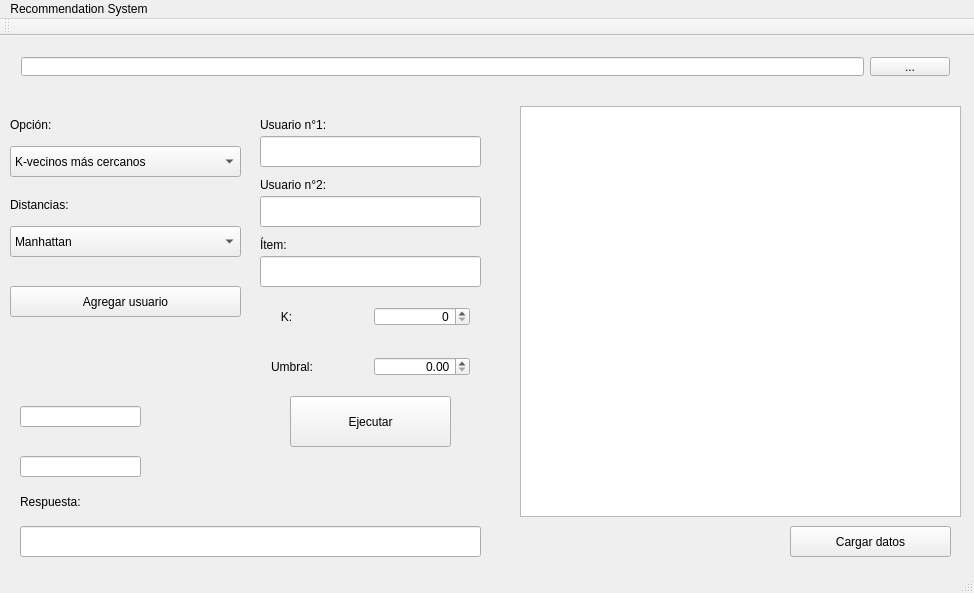
<?xml version="1.0" encoding="UTF-8"?>
<ui version="4.0">
 <class>MainWindow</class>
 <widget class="QMainWindow" name="MainWindow">
  <property name="geometry">
   <rect>
    <x>0</x>
    <y>0</y>
    <width>974</width>
    <height>593</height>
   </rect>
  </property>
  <property name="windowTitle">
   <string>MainWindow</string>
  </property>
  <property name="iconSize">
   <size>
    <width>28</width>
    <height>24</height>
   </size>
  </property>
  <widget class="QWidget" name="centralWidget">
   <widget class="QWidget" name="horizontalLayoutWidget">
    <property name="geometry">
     <rect>
      <x>10</x>
      <y>10</y>
      <width>951</width>
      <height>41</height>
     </rect>
    </property>
    <layout class="QHBoxLayout" name="horizontalLayout">
     <item>
      <widget class="QLineEdit" name="lineEdit">
       <property name="readOnly">
        <bool>true</bool>
       </property>
      </widget>
     </item>
     <item>
      <widget class="QPushButton" name="pushButton">
       <property name="text">
        <string>...</string>
       </property>
      </widget>
     </item>
    </layout>
   </widget>
   <widget class="QTableView" name="tableView">
    <property name="geometry">
     <rect>
      <x>520</x>
      <y>70</y>
      <width>441</width>
      <height>411</height>
     </rect>
    </property>
   </widget>
   <widget class="QComboBox" name="comboBox">
    <property name="geometry">
     <rect>
      <x>10</x>
      <y>110</y>
      <width>231</width>
      <height>31</height>
     </rect>
    </property>
    <item>
     <property name="text">
      <string>K-vecinos más cercanos</string>
     </property>
    </item>
    <item>
     <property name="text">
      <string>Recomendar películas</string>
     </property>
    </item>
    <item>
     <property name="text">
      <string>Hallar puntaje aprox.</string>
     </property>
    </item>
    <item>
     <property name="text">
      <string>Comparar dos usuarios</string>
     </property>
    </item>
   </widget>
   <widget class="QComboBox" name="comboBox_2">
    <property name="geometry">
     <rect>
      <x>10</x>
      <y>190</y>
      <width>231</width>
      <height>31</height>
     </rect>
    </property>
    <item>
     <property name="text">
      <string>Manhattan</string>
     </property>
    </item>
    <item>
     <property name="text">
      <string>Euclidean</string>
     </property>
    </item>
    <item>
     <property name="text">
      <string>Pearson</string>
     </property>
    </item>
    <item>
     <property name="text">
      <string>Similitud del Coseno</string>
     </property>
    </item>
   </widget>
   <widget class="QLineEdit" name="lineEdit_2">
    <property name="geometry">
     <rect>
      <x>260</x>
      <y>100</y>
      <width>221</width>
      <height>31</height>
     </rect>
    </property>
   </widget>
   <widget class="QLineEdit" name="lineEdit_3">
    <property name="geometry">
     <rect>
      <x>260</x>
      <y>160</y>
      <width>221</width>
      <height>31</height>
     </rect>
    </property>
   </widget>
   <widget class="QLineEdit" name="lineEdit_4">
    <property name="geometry">
     <rect>
      <x>260</x>
      <y>220</y>
      <width>221</width>
      <height>31</height>
     </rect>
    </property>
   </widget>
   <widget class="QPushButton" name="pushButton_2">
    <property name="geometry">
     <rect>
      <x>290</x>
      <y>360</y>
      <width>161</width>
      <height>51</height>
     </rect>
    </property>
    <property name="text">
     <string>Ejecutar</string>
    </property>
   </widget>
   <widget class="QLineEdit" name="lineEdit_5">
    <property name="geometry">
     <rect>
      <x>20</x>
      <y>490</y>
      <width>461</width>
      <height>31</height>
     </rect>
    </property>
    <property name="readOnly">
     <bool>true</bool>
    </property>
   </widget>
   <widget class="QLabel" name="label">
    <property name="geometry">
     <rect>
      <x>10</x>
      <y>80</y>
      <width>67</width>
      <height>17</height>
     </rect>
    </property>
    <property name="text">
     <string>Opción:</string>
    </property>
   </widget>
   <widget class="QLabel" name="label_2">
    <property name="geometry">
     <rect>
      <x>10</x>
      <y>160</y>
      <width>101</width>
      <height>17</height>
     </rect>
    </property>
    <property name="text">
     <string>Distancias:</string>
    </property>
   </widget>
   <widget class="QLabel" name="label_3">
    <property name="geometry">
     <rect>
      <x>260</x>
      <y>80</y>
      <width>101</width>
      <height>17</height>
     </rect>
    </property>
    <property name="text">
     <string>Usuario n°1:</string>
    </property>
   </widget>
   <widget class="QLabel" name="label_4">
    <property name="geometry">
     <rect>
      <x>260</x>
      <y>140</y>
      <width>101</width>
      <height>17</height>
     </rect>
    </property>
    <property name="text">
     <string>Usuario n°2:</string>
    </property>
   </widget>
   <widget class="QLabel" name="label_5">
    <property name="geometry">
     <rect>
      <x>260</x>
      <y>200</y>
      <width>171</width>
      <height>17</height>
     </rect>
    </property>
    <property name="text">
     <string>Ítem:</string>
    </property>
   </widget>
   <widget class="QLabel" name="label_7">
    <property name="geometry">
     <rect>
      <x>20</x>
      <y>450</y>
      <width>101</width>
      <height>31</height>
     </rect>
    </property>
    <property name="text">
     <string>Respuesta:</string>
    </property>
   </widget>
   <widget class="QWidget" name="layoutWidget">
    <property name="geometry">
     <rect>
      <x>260</x>
      <y>260</y>
      <width>221</width>
      <height>41</height>
     </rect>
    </property>
    <layout class="QHBoxLayout" name="horizontalLayout_2">
     <item>
      <widget class="QLabel" name="label_6">
       <property name="text">
        <string>   K:</string>
       </property>
      </widget>
     </item>
     <item>
      <widget class="QSpinBox" name="spinBox">
       <property name="maximumSize">
        <size>
         <width>16777215</width>
         <height>16777215</height>
        </size>
       </property>
       <property name="alignment">
        <set>Qt::AlignRight|Qt::AlignTrailing|Qt::AlignVCenter</set>
       </property>
       <property name="maximum">
        <number>10000</number>
       </property>
      </widget>
     </item>
    </layout>
   </widget>
   <widget class="QWidget" name="layoutWidget_2">
    <property name="geometry">
     <rect>
      <x>260</x>
      <y>310</y>
      <width>221</width>
      <height>41</height>
     </rect>
    </property>
    <layout class="QHBoxLayout" name="horizontalLayout_3">
     <item>
      <widget class="QLabel" name="label_9">
       <property name="text">
        <string>Umbral:</string>
       </property>
      </widget>
     </item>
     <item>
      <widget class="QDoubleSpinBox" name="doubleSpinBox">
       <property name="alignment">
        <set>Qt::AlignRight|Qt::AlignTrailing|Qt::AlignVCenter</set>
       </property>
      </widget>
     </item>
    </layout>
   </widget>
   <widget class="QLabel" name="label_8">
    <property name="geometry">
     <rect>
      <x>20</x>
      <y>350</y>
      <width>371</width>
      <height>17</height>
     </rect>
    </property>
    <property name="text">
     <string/>
    </property>
   </widget>
   <widget class="QLabel" name="label_10">
    <property name="geometry">
     <rect>
      <x>20</x>
      <y>400</y>
      <width>261</width>
      <height>17</height>
     </rect>
    </property>
    <property name="text">
     <string/>
    </property>
   </widget>
   <widget class="QLineEdit" name="lineEdit_6">
    <property name="geometry">
     <rect>
      <x>20</x>
      <y>370</y>
      <width>121</width>
      <height>21</height>
     </rect>
    </property>
    <property name="readOnly">
     <bool>true</bool>
    </property>
   </widget>
   <widget class="QLineEdit" name="lineEdit_7">
    <property name="geometry">
     <rect>
      <x>20</x>
      <y>420</y>
      <width>121</width>
      <height>21</height>
     </rect>
    </property>
    <property name="readOnly">
     <bool>true</bool>
    </property>
   </widget>
   <widget class="QPushButton" name="pushButton_3">
    <property name="geometry">
     <rect>
      <x>790</x>
      <y>490</y>
      <width>161</width>
      <height>31</height>
     </rect>
    </property>
    <property name="text">
     <string>Cargar datos</string>
    </property>
   </widget>
   <widget class="QPushButton" name="pushButton_4">
    <property name="geometry">
     <rect>
      <x>10</x>
      <y>250</y>
      <width>231</width>
      <height>31</height>
     </rect>
    </property>
    <property name="text">
     <string>Agregar usuario</string>
    </property>
   </widget>
  </widget>
  <widget class="QMenuBar" name="menuBar">
   <property name="geometry">
    <rect>
     <x>0</x>
     <y>0</y>
     <width>974</width>
     <height>22</height>
    </rect>
   </property>
   <widget class="QMenu" name="menuRecommendation_System">
    <property name="title">
     <string>Recommendation System</string>
    </property>
   </widget>
   <addaction name="menuRecommendation_System"/>
  </widget>
  <widget class="QToolBar" name="mainToolBar">
   <attribute name="toolBarArea">
    <enum>TopToolBarArea</enum>
   </attribute>
   <attribute name="toolBarBreak">
    <bool>false</bool>
   </attribute>
  </widget>
  <widget class="QStatusBar" name="statusBar"/>
 </widget>
 <layoutdefault spacing="6" margin="11"/>
 <resources/>
 <connections/>
</ui>
